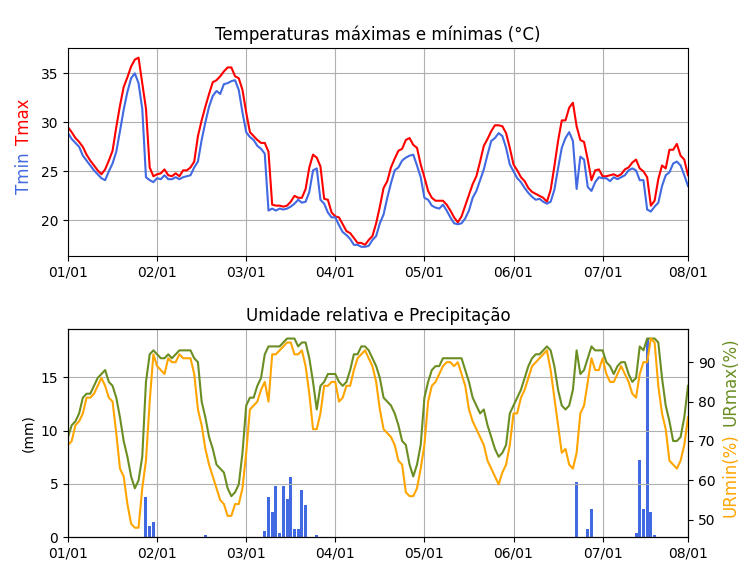

This chart was generated by the following Python code:
# Importando bibliotecas
import matplotlib.pyplot as plt
import numpy as np
import pandas as pd
from matplotlib.offsetbox import AnchoredOffsetbox,TextArea, VPacker

# Abrindo os arquivos com os dados
df = pd.read_csv('Variaveis.csv', delimiter=' ',nrows=169)

# definindo as variaveis
data = df['data']
hora = df['utc']
tins = df['tins']
tmax = df['tmax']
tmin = df['tmin']
urin = df['urins']
urmax = df['urmax']
urmin = df['urmin']
tdins = df['tdins']
tdmax = df['tdmax']
tdmin = df['tdmin']
pressins = df['presins']
pressmax = df['presmax']
pressmin = df['presmin']
vel = df['vel']
dire = df['dir']
raj = df['raj']
rad = df['rad']
prec = df['prec']

plt.figure(figsize=(8,8))

# PLotando a primeira figura
ax1 = plt.subplot(2,1,1)
plt.subplots_adjust(wspace = 0.35, hspace = 0.35)
plt.title('Temperaturas máximas e mínimas (°C)')
y1 = TextArea('Tmax',textprops=dict(color='red',size=12,rotation='vertical'))
y2 = TextArea('Tmin',textprops=dict(color='royalblue',size=12,rotation='vertical'))
y3 = VPacker(pad=3,sep=5,align='center',mode='equal',children=[y1,y2])
anchor_y3 = AnchoredOffsetbox(loc=5,child=y3,pad=0,frameon=False,bbox_to_anchor=(-0.05,0.5),bbox_transform=ax1.transAxes, borderpad=0)
ax1.add_artist(anchor_y3)
plt.plot(tmax,color='red')
plt.plot(tmin,color='royalblue')
plt.xticks([0,24,48,72,96,120,144,167],['01/01','02/01','03/01','04/01','05/01','06/01','07/01','08/01'])
plt.xlim([0,167])
plt.grid()

#Plotando a segunda figura
ax2 = plt.subplot(2,1,2)
plt.subplots_adjust(wspace = 0.35, hspace = 0.35)
plt.title('Umidade relativa e Precipitação')
ax2.set_ylabel('(mm)')
#Criar um array do indice 0 até 168 para fixar os valores no eixo x
x = np.array(range(0,168)) 
plt.bar(x,prec,color='royalblue')
plt.grid()
# Compartilhando o mesmo eixo x
ax3 = ax2.twinx()
y5 = TextArea('URmax(%)',textprops=dict(color='olivedrab',size=12,rotation='vertical'))
y6 = TextArea('URmin(%)',textprops=dict(color='orange',size=12,rotation='vertical'))
y7 = VPacker(pad=3,sep=5,align='center',mode='equal',children=[y5,y6])
anchor_y7 = AnchoredOffsetbox(loc=5,child=y7,pad=0,frameon=False,bbox_to_anchor=(1.09, 0.5),bbox_transform=ax3.transAxes, borderpad=0)
ax3.add_artist(anchor_y7)
plt.plot(urmax,color='olivedrab')
plt.plot(urmin,color='orange')
plt.xticks([0,24,48,72,96,120,144,167],['01/01','02/01','03/01','04/01','05/01','06/01','07/01','08/01'])
plt.xlim([0,167])
plt.show()

#####################################################
#
# RODAR O CODIGO: python3 meteograma.py
#
######################################################
